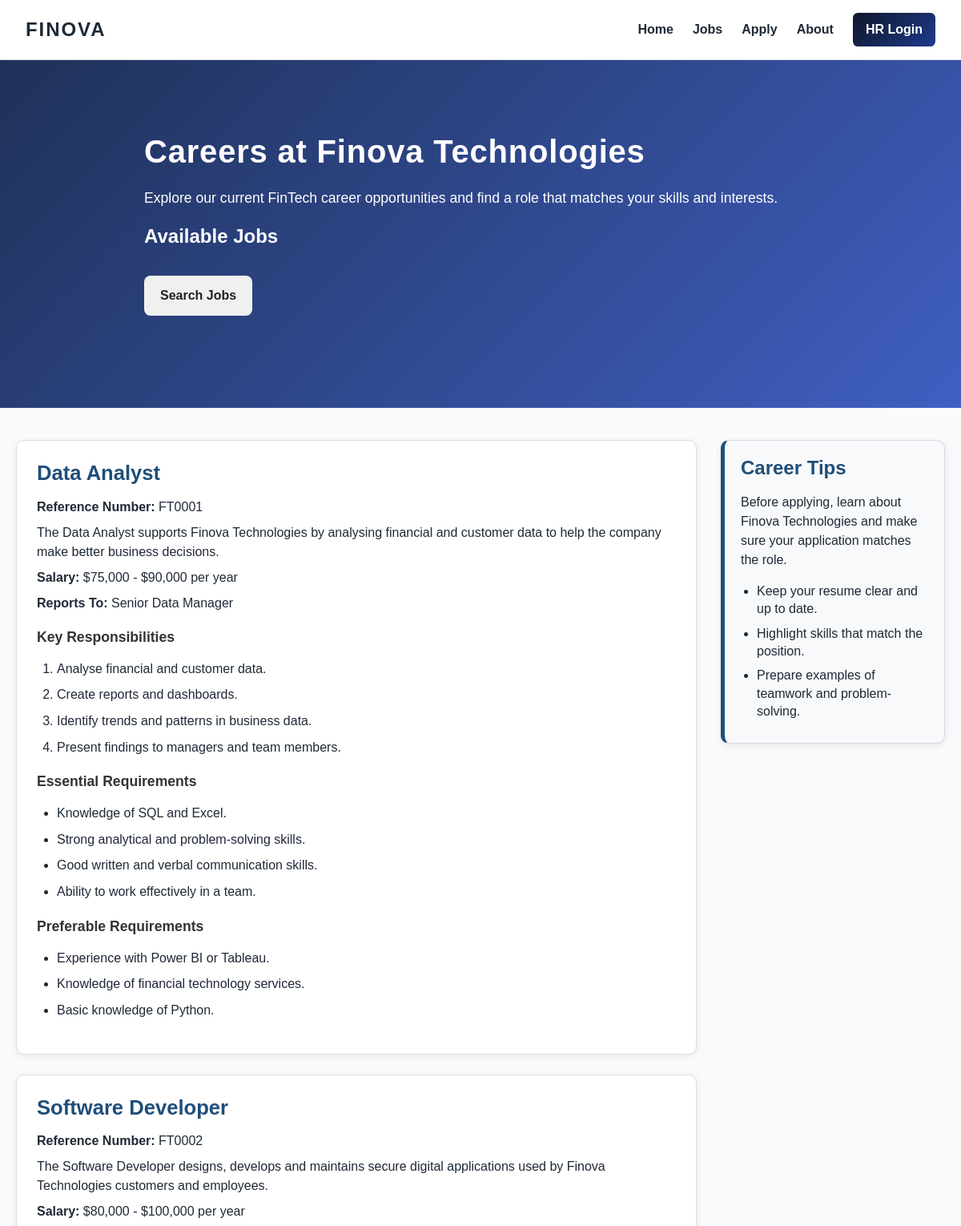
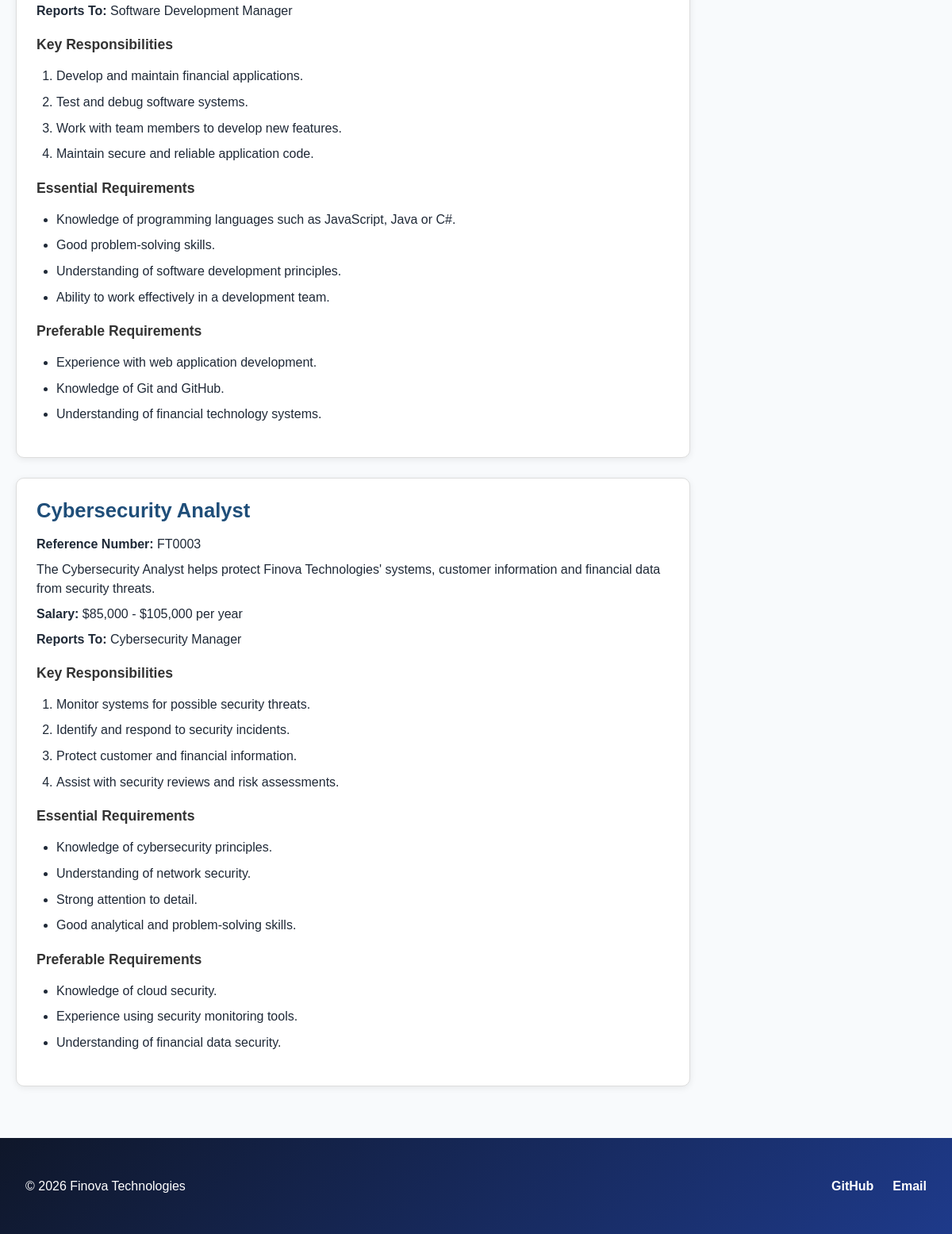
/jobs.php, run on the app's committed database (2 pictures, top to bottom).
### tables this page shows
CREATE TABLE `jobs` (
  `job_reference` char(6) NOT NULL,
  `title` varchar(100) NOT NULL,
  `description` text NOT NULL,
  `salary_min` decimal(10,2) NOT NULL,
  `salary_max` decimal(10,2) NOT NULL,
  `salary_currency` char(3) NOT NULL DEFAULT 'AUD',
  `salary_period` varchar(20) NOT NULL DEFAULT 'year',
  `reports_to` varchar(100) NOT NULL,
  `display_order` smallint(5) UNSIGNED NOT NULL
);

CREATE TABLE `job_items` (
  `item_id` int(10) UNSIGNED NOT NULL,
  `job_reference` char(6) NOT NULL,
  `item_type` enum('responsibility','essential','preferable') NOT NULL,
  `item_text` text NOT NULL,
  `display_order` smallint(5) UNSIGNED NOT NULL
);

### jobs.php (the view, shortened to what this page needs)
<?php
require_once __DIR__ . '/settings.php';
$conn = mysqli_connect($host, $user, $pwd, $sql_db);
$sql = "SELECT * FROM jobs ORDER BY display_order";
$result = mysqli_query($conn, $sql);
include __DIR__ . '/header.inc';
include __DIR__ . '/nav.inc';
?>
<section class="jobs jobs-intro">
    <h1 style="letter-spacing: 0.02em;">
        Careers at Finova Technologies
    </h1>
    <p>
        Explore our current FinTech career opportunities and
        find a role that matches your skills and interests.
    </p>
    <h2>Available Jobs</h2>
    <a href="search.php" class="search-jobs-link">
        Search Jobs
    </a>
</section>
<div class="jobs-layout">
    <div class="job-list">
        <?php while ($job = mysqli_fetch_assoc($result)): ?>
            <section class="job">
                <h2>
                    <?php echo htmlspecialchars($job['title']); ?>
                </h2>
                <p>
                    <strong>Reference Number:</strong>
                    <?php echo htmlspecialchars($job['job_reference']); ?>
                </p>
                <p>
                    <?php echo htmlspecialchars($job['description']); ?>
                </p>
                <p>
                    <strong>Salary:</strong>
                    $<?php echo number_format($job['salary_min']); ?>
                    -
                    $<?php echo number_format($job['salary_max']); ?>
                    per <?php echo htmlspecialchars($job['salary_period']); ?>
                </p>
                <p>
                    <strong>Reports To:</strong>
                    <?php echo htmlspecialchars($job['reports_to']); ?>
                </p>
                <?php
                $itemTypes = [
                    'responsibility' => 'Key Responsibilities',
                    'essential' => 'Essential Requirements',
                    'preferable' => 'Preferable Requirements'
                ];
                $itemSql = "SELECT item_text
                            FROM job_items
                            WHERE job_reference = ?
                            AND item_type = ?
                            ORDER BY display_order";
                $stmt = mysqli_prepare($conn, $itemSql);
                foreach ($itemTypes as $type => $heading) {
                    mysqli_stmt_bind_param(
                        $stmt,
                        "ss",
                        $job['job_reference'],
                        $type
                    );
                    mysqli_stmt_execute($stmt);
                    $items = mysqli_stmt_get_result($stmt);
                    echo "<h3>" . htmlspecialchars($heading) . "</h3>";
                    if ($type === 'responsibility') {
                        echo "<ol>";
                    } else {
                        echo "<ul>";
                    }
                    while ($item = mysqli_fetch_assoc($items)) {
                        echo "<li>" .
                            htmlspecialchars($item['item_text']) .
                            "</li>";
                    }
                    if ($type === 'responsibility') {
                        echo "</ol>";
                    } else {
                        echo "</ul>";
                    }
                }
                ?>
            </section>
        <?php endwhile; ?>
    </div>
    <aside class="career-tips">
        <h2>Career Tips</h2>
        <p>
            Before applying, learn about Finova Technologies
            and make sure your application matches the role.
        </p>
        <ul>
            <li>Keep your resume clear and up to date.</li>
            <li>Highlight skills that match the position.</li>
            <li>
                Prepare examples of teamwork and
                problem-solving.
            </li>
        </ul>
    </aside>
</div>
<?php
include __DIR__ . '/footer.inc';
?>

### styles/styles.css (style rules this page uses)
* { box-sizing: border-box; }
body { margin: 0; font-family: Arial, Helvetica, sans-serif; line-height: 1.6; color: #1f2937; background-color: #f8fafc; }
a { color: inherit; }
h1, h2, h3 { line-height: 1.2; }
.heroApply, .jobs, .about-hero { background: linear-gradient(135deg, #1f3158, #405fc2); color: white; }
.jobs, .about-hero { margin: 0; padding: 90px 15%; }
.jobs h1, .about-hero h1 { font-size: 2.5rem; color: white; margin-top: 0; margin-bottom: 20px; }
.jobs>p, .about-hero p { font-size: 1.1rem; line-height: 1.6; color: white; margin-bottom: 0; }
.jobs-layout { display: flex; gap: 30px; max-width: 1200px; margin: 40px auto; padding: 0 20px; align-items: flex-start; }
.job-list { flex: 1; min-width: 0; }
.job { margin: 0 0 25px; padding: 25px; background-color: #ffffff; border: 1px solid #dddddd; border-radius: 10px; box-shadow: 0 2px 8px rgba(0, 0, 0, 0.08); }
.job h2 { color: #1f4e79; font-size: 1.6rem; margin-top: 0; margin-bottom: 15px; }
.job h3 { color: #333333; font-size: 1.1rem; margin-top: 20px; margin-bottom: 8px; }
.job p { line-height: 1.5; margin: 8px 0; }
.job ol, .job ul { padding-left: 25px; line-height: 1.6; }
.job li { margin-bottom: 7px; }
.search-jobs-link { display: inline-block; padding: 12px 20px; margin: 15px 0 25px; background-color: #f0f0f0; color: #222; text-decoration: none; border-radius: 8px; font-weight: bold; }
.career-tips { width: 280px; flex-shrink: 0; position: sticky; align-self: flex-start; top: 90px; padding: 20px; background-color: #f8f9fb; border: 1px solid #d6d9de; border-left: 5px solid #1f4e79; border-radius: 10px; box-shadow: 0 3px 10px rgba(0, 0, 0, 0.08); }
.career-tips h2 { color: #1f4e79; margin-top: 0; margin-bottom: 12px; }
.career-tips p { line-height: 1.5; }
.career-tips ul { padding-left: 20px; margin-bottom: 0; }
.career-tips li { margin-bottom: 8px; line-height: 1.4; }

### data on the page
jobs: title "Data Analyst", job_reference "FT0001", description "The Data Analyst supports Finova Technologies by analysing financial and customer data to help the company make better business decisions.", salary_min "75,000", salary_max "90,000", salary_period "year", reports_to "Senior Data Manager", heading "Key Responsibilities", heading "Essential Requirements", heading "Preferable Requirements"
job_items: item_text "Analyse financial and customer data."
job_items: item_text "Create reports and dashboards."
job_items: item_text "Identify trends and patterns in business data."
job_items: item_text "Present findings to managers and team members."
job_items: item_text "Knowledge of SQL and Excel."
job_items: item_text "Strong analytical and problem-solving skills."
job_items: item_text "Good written and verbal communication skills."
job_items: item_text "Ability to work effectively in a team."
job_items: item_text "Experience with Power BI or Tableau."
job_items: item_text "Knowledge of financial technology services."
job_items: item_text "Basic knowledge of Python."
jobs: title "Software Developer", job_reference "FT0002", description "The Software Developer designs, develops and maintains secure digital applications used by Finova Technologies customers and employees.", salary_min "80,000", salary_max "100,000", salary_period "year", reports_to "Software Development Manager", heading "Key Responsibilities", heading "Essential Requirements", heading "Preferable Requirements"
job_items: item_text "Develop and maintain financial applications."
job_items: item_text "Test and debug software systems."
job_items: item_text "Work with team members to develop new features."
job_items: item_text "Maintain secure and reliable application code."
job_items: item_text "Knowledge of programming languages such as JavaScript, Java or C#."
job_items: item_text "Good problem-solving skills."
job_items: item_text "Understanding of software development principles."
job_items: item_text "Ability to work effectively in a development team."
job_items: item_text "Experience with web application development."
job_items: item_text "Knowledge of Git and GitHub."
job_items: item_text "Understanding of financial technology systems."
jobs: title "Cybersecurity Analyst", job_reference "FT0003", description "The Cybersecurity Analyst helps protect Finova Technologies' systems, customer information and financial data from security threats.", salary_min "85,000", salary_max "105,000", salary_period "year", reports_to "Cybersecurity Manager", heading "Key Responsibilities", heading "Essential Requirements", heading "Preferable Requirements"
job_items: item_text "Monitor systems for possible security threats."
job_items: item_text "Identify and respond to security incidents."
job_items: item_text "Protect customer and financial information."
job_items: item_text "Assist with security reviews and risk assessments."
job_items: item_text "Knowledge of cybersecurity principles."
job_items: item_text "Understanding of network security."
job_items: item_text "Strong attention to detail."
job_items: item_text "Good analytical and problem-solving skills."
job_items: item_text "Knowledge of cloud security."
job_items: item_text "Experience using security monitoring tools."
job_items: item_text "Understanding of financial data security."
